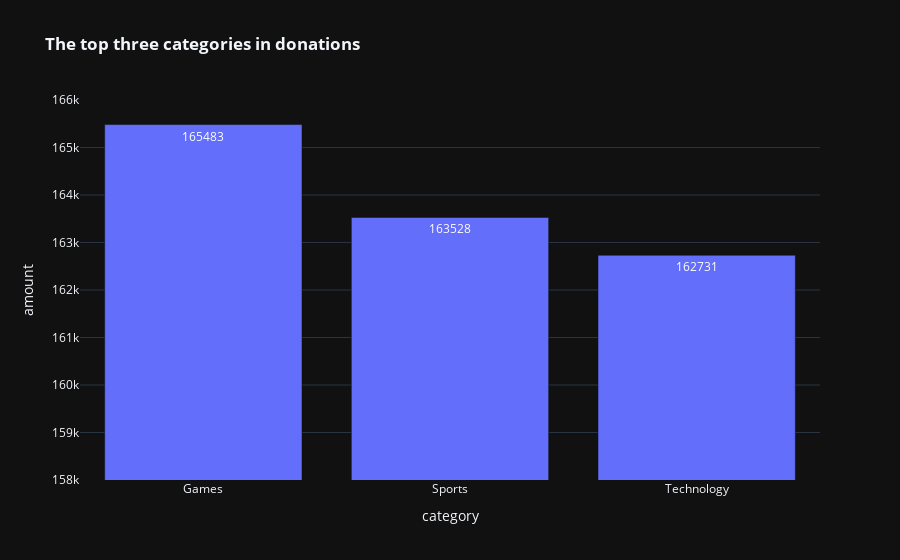

Notebook code for this chart:
### Code cell
# Ploting to visualize the data
fig=px.bar(top_three,x=top_three.category,y=top_three.amount,title='<b>The top three categories in donations</b>',text='amount',template='plotly_dark',range_y=[158000,166000])
fig.show()

### Figure 1 — Plotly figure (JSON) as saved in the notebook; plotly's stock layout.template omitted (floating-point values rounded to 4 significant figures)
{"data": [{"alignmentgroup": "True", "hovertemplate": "category=%{x}<br>amount=%{text}<extra></extra>", "legendgroup": "", "marker": {"color": "#636efa", "pattern": {"shape": ""}}, "name": "", "offsetgroup": "", "orientation": "v", "showlegend": false, "text": [165483, 163528, 162731], "textposition": "auto", "x": ["Games", "Sports", "Technology"], "xaxis": "x", "y": [165483, 163528, 162731], "yaxis": "y", "type": "bar"}], "layout": {"xaxis": {"anchor": "y", "domain": [0, 1], "title": {"text": "category"}}, "yaxis": {"anchor": "x", "domain": [0, 1], "title": {"text": "amount"}, "range": [158000, 166000]}, "legend": {"tracegroupgap": 0}, "title": {"text": "<b>The top three categories in donations</b>"}, "barmode": "relative"}}
